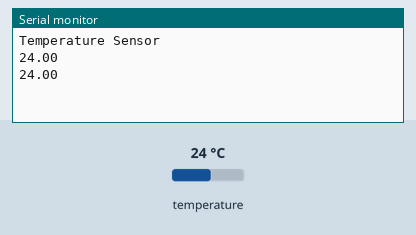
This sketch was run on a simulated Arduino Uno, built with avr-gcc and run on an emulated ATmega328P. Shown: the last lines printed to the serial monitor. The test bench sets the inputs (shaded band); at power-on: temperature 24 °C.

Above: at 2.8 s.
2.9 s: temperature set to 12 °C
At 4.2 s:
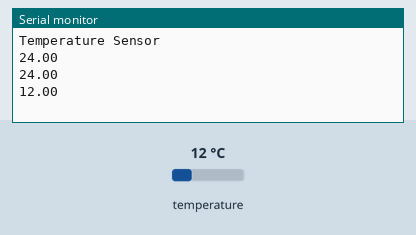
4.7 s: temperature set to 19 °C
At 4.7 s:
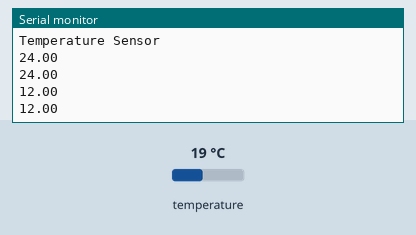
Timing chart, 0 to 7.7 s (numbered marks = the images above; inputs shaded):
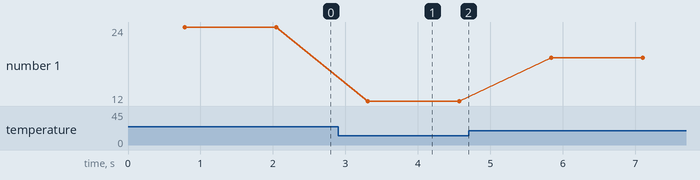

The sketch:

Input_Temperature_DS18B20.ino
```cpp
#include <OneWire.h>
#include <DallasTemperature.h>

// sensor pin to Arduino digitalPin to 2
#define ONE_WIRE_BUS 2

OneWire oneWire(ONE_WIRE_BUS);
DallasTemperature sensors(&oneWire);

void setup(void)
{
  Serial.begin(9600);
  Serial.println("Temperature Sensor");
  // 初始化
  sensors.begin();
}

void loop(void)
{
  sensors.requestTemperatures();
  Serial.println(sensors.getTempCByIndex(0));
  delay(500);
}
```

Measured:
- after the input at 2.9 s, the serial monitor: prints a new line after 0.41 s (image 1)
- plotted number 1: 24 → 12 after the input at 2.9 s, 12 → 19 after the input at 4.7 s
